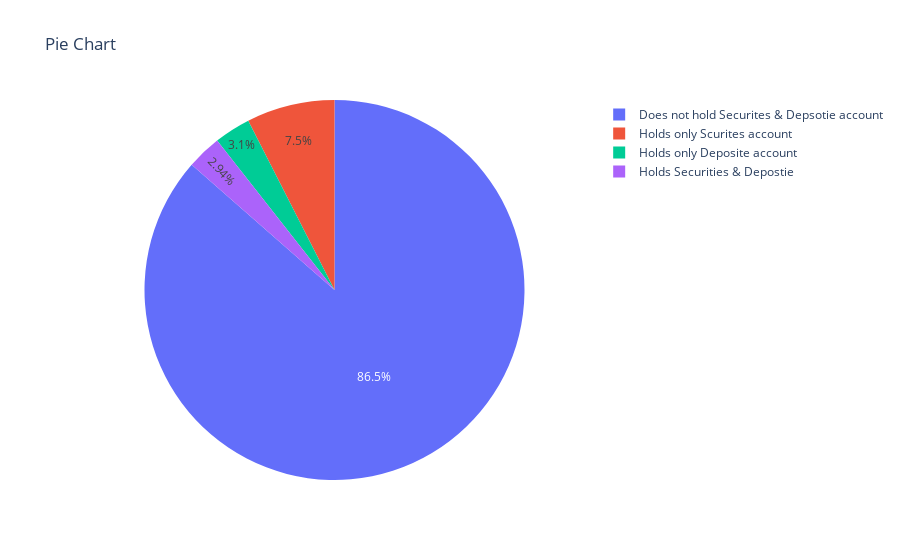

This figure's notebook cell:
### Code cell
fig = ps.pie(data, values =values, names =values.index, title = 'Pie Chart')
fig.show()

### Figure 1 — Plotly figure (JSON) as saved in the notebook; plotly's stock layout.template omitted (floating-point values rounded to 4 significant figures)
{"data": [{"domain": {"x": [0, 1], "y": [0, 1]}, "hovertemplate": "label=%{label}<br>value=%{value}<extra></extra>", "labels": ["Does not hold Securites & Depsotie account", "Holds only Scurites account", "Holds only Deposite account", "Holds Securities & Depostie"], "legendgroup": "", "name": "", "showlegend": true, "type": "pie", "values": [4323, 375, 155, 147]}], "layout": {"legend": {"tracegroupgap": 0}, "title": {"text": "Pie Chart"}}}
